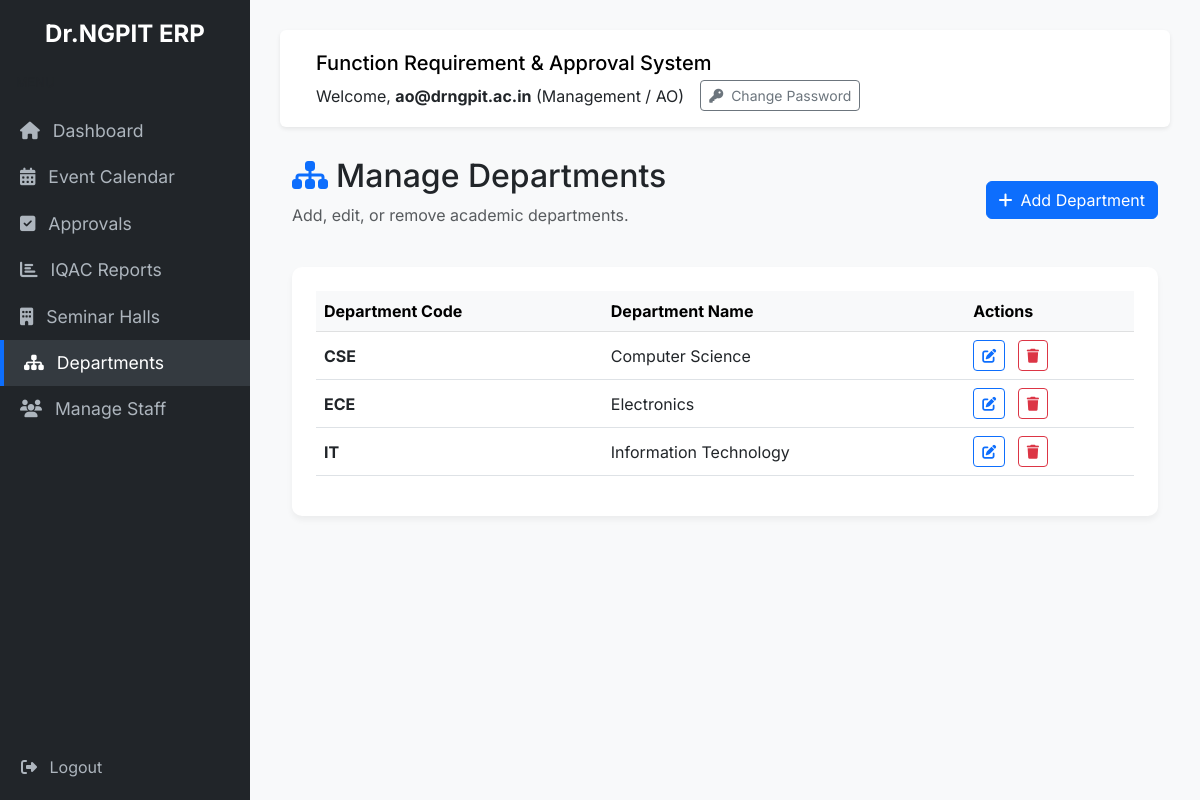
Screenshot of /departments/manage/ (signed in) with the database file from the repository.
### accounts/models.py (models this page shows, shortened)
class User(AbstractUser):
    ROLE_CHOICES = (
        ('FACULTY', 'Faculty'),
        ('HOD', 'HOD'),
        ('MANAGEMENT', 'Management / AO'),
        ('PRINCIPAL', 'Principal'),
        ('ADMIN', 'System Admin'),
    )
    role = models.CharField(max_length=20, choices=ROLE_CHOICES, default='FACULTY')
    first_login_completed = models.BooleanField(default=False)
    password_setup_token = models.CharField(max_length=100, blank=True, null=True)
    password_setup_token_expiry = models.DateTimeField(blank=True, null=True)
    otp_code = models.CharField(max_length=6, blank=True, null=True)
    otp_expiry = models.DateTimeField(blank=True, null=True)

### departments/models.py (models this page shows, shortened)
class Department(models.Model):
    department_name = models.CharField(max_length=100)
    department_code = models.CharField(max_length=20, unique=True)

### departments/views.py (the view, shortened to what this page needs)
# urls.py: path('manage/', views.manage_departments, name='manage_departments'),
@login_required
def manage_departments(request):
    if request.user.role not in ['MANAGEMENT', 'ADMIN']:
        messages.error(request, "Permission denied.")
        return redirect('dashboard')
    departments = Department.objects.all()
    return render(request, 'departments/manage_departments.html', {'departments': departments})

### templates/departments/manage_departments.html (shortened to what this page needs)
{% extends 'base.html' %}
{% block content %}
<div class="row mb-4">
    <div class="col-md-12 d-flex justify-content-between align-items-center">
        <div>
            <h2><i class="fas fa-sitemap text-primary me-2"></i>Manage Departments</h2>
            <p class="text-muted">Add, edit, or remove academic departments.</p>
        </div>
        <button class="btn btn-primary" data-bs-toggle="modal" data-bs-target="#deptModal" onclick="resetForm()">
            <i class="fas fa-plus me-2"></i>Add Department
        </button>
    </div>
</div>
<div class="card card-custom p-4">
    <div class="table-responsive">
        <table class="table table-hover align-middle">
            <thead class="table-light">
                <tr>
                    <th>Department Code</th>
                    <th>Department Name</th>
                    <th>Actions</th>
                </tr>
            </thead>
            <tbody>
                {% for dept in departments %}
                <tr>
                    <td><strong>{{ dept.department_code }}</strong></td>
                    <td>{{ dept.department_name }}</td>
                    <td>
                        <button class="btn btn-sm btn-outline-primary me-2"
                            onclick="editDept({{ dept.id }}, '{{ dept.department_code|escapejs }}', '{{ dept.department_name|escapejs }}')">
                            <i class="fas fa-edit"></i>
                        </button>
                        <form method="post" class="d-inline" onsubmit="return confirm('Are you sure you want to delete this department?');">
                            <button type="submit" name="delete" class="btn btn-sm btn-outline-danger">
                                <i class="fas fa-trash"></i>
                            </button>
                        </form>
                    </td>
                </tr>
                {% empty %}
                <tr>
                    <td colspan="3" class="text-center py-4 text-muted">No departments configured yet.</td>
                </tr>
                {% endfor %}
            </tbody>
        </table>
    </div>
</div>
{% endblock %}

### templates/base.html (shortened to what this page needs)
<!DOCTYPE html>
<html lang="en">
<head>
    <link href="https://cdn.jsdelivr.net/npm/bootstrap@5.3.0/dist/css/bootstrap.min.css" rel="stylesheet">
    <link rel="stylesheet" href="https://cdnjs.cloudflare.com/ajax/libs/font-awesome/6.4.0/css/all.min.css">
</head>
<body>
    {% if user.is_authenticated %}
    <div class="sidebar">
        <h4 class="text-center mb-4 px-2" style="font-weight: 700;">Dr.NGPIT ERP</h4>
        <div class="px-3 mb-3 text-muted" style="font-size: 0.8rem; text-transform: uppercase;">Menu</div>
        <a href="{% url 'dashboard' %}" class="{% if request.resolver_match.url_name == 'dashboard' %}active{% endif %}">
            <i class="fas fa-home me-2"></i> Dashboard
        </a>
        <a href="{% url 'hall_availability' %}" class="{% if request.resolver_match.url_name == 'hall_availability' %}active{% endif %}">
            <i class="fas fa-calendar-alt me-2"></i> Event Calendar
        </a>
        {% if user.role == 'HOD' or user.role == 'MANAGEMENT' or user.role == 'PRINCIPAL' %}
        <a href="{% url 'approval_queue' %}" class="{% if request.resolver_match.url_name == 'approval_queue' %}active{% endif %}">
            <i class="fas fa-check-square me-2"></i> Approvals
        </a>
        {% endif %}
        {% if user.role == 'ADMIN' or user.role == 'PRINCIPAL' or user.role == 'MANAGEMENT' %}
        <a href="{% url 'reports' %}" class="{% if request.resolver_match.url_name == 'reports' %}active{% endif %}">
            <i class="fas fa-chart-bar me-2"></i> IQAC Reports
        </a>
        {% endif %}
        {% if user.role == 'MANAGEMENT' or user.role == 'ADMIN' %}
        <a href="{% url 'manage_halls' %}" class="{% if request.resolver_match.url_name == 'manage_halls' %}active{% endif %}">
            <i class="fas fa-building me-2"></i> Seminar Halls
        </a>
        <a href="{% url 'manage_departments' %}" class="{% if request.resolver_match.url_name == 'manage_departments' %}active{% endif %}">
            <i class="fas fa-sitemap me-2"></i> Departments
        </a>
        <a href="{% url 'manage_users' %}" class="{% if request.resolver_match.url_name == 'manage_users' %}active{% endif %}">
            <i class="fas fa-users me-2"></i> Manage Staff
        </a>
        {% endif %}
        <div class="logout-container" style="position: absolute; bottom: 20px; width: 100%; padding-left: 20px;">
            <form method="post" action="{% url 'logout' %}">
                <button type="submit" class="btn btn-link text-decoration-none p-0" style="color: #adb5bd;">
                    <i class="fas fa-sign-out-alt me-2"></i> Logout
                </button>
            </form>
        </div>
    </div>
    {% endif %}
    <div class="{% if user.is_authenticated %}main-content{% endif %}">
        {% if user.is_authenticated %}
        <nav class="navbar navbar-expand-lg navbar-light navbar-custom rounded px-4 py-3">
            <div class="container-fluid flex-wrap">
                <span class="navbar-brand mb-0 h1">Function Requirement & Approval System</span>
                <div class="d-flex align-items-center mt-2 mt-lg-0">
                    <span class="me-3">Welcome, <strong>{{ user.get_full_name|default:user.username }}</strong> ({{ user.get_role_display }})</span>
                    <button class="btn btn-sm btn-outline-secondary" data-bs-toggle="modal" data-bs-target="#changePasswordModal">
                        <i class="fas fa-key me-1"></i> Change Password
                    </button>
                </div>
            </div>
        </nav>
        {% endif %}
        <div class="container-fluid">
            {% block content %}
            {% endblock %}
        </div>
    </div>
</body>
</html>

### templates/base.html (style rules this page uses)
body { font-family: 'Inter', sans-serif; background-color: #f8f9fa; }
.sidebar { height: 100vh; background-color: #212529; color: #fff; padding-top: 20px; position: fixed; width: 250px; }
.sidebar a { color: #adb5bd; text-decoration: none; padding: 10px 20px; display: block; font-size: 1.1rem; transition: 0.3s; }
.sidebar a:hover, .sidebar a.active { color: #fff; background-color: #343a40; border-left: 4px solid #0d6efd; }
.main-content { margin-left: 250px; padding: 30px; }
.navbar-custom { background-color: #fff; box-shadow: 0 2px 4px rgba(0,0,0,.08); margin-bottom: 30px; }
.card-custom { border: none; border-radius: 10px; box-shadow: 0 4px 6px rgba(0,0,0,.05); transition: transform 0.2s; }

### rows the page displays
User: get_full_name "ao@drngpit.ac.in", role "Management / AO"
Department: department_code "CSE", department_name "Computer Science"
Department: department_code "ECE", department_name "Electronics"
Department: department_code "IT", department_name "Information Technology"
